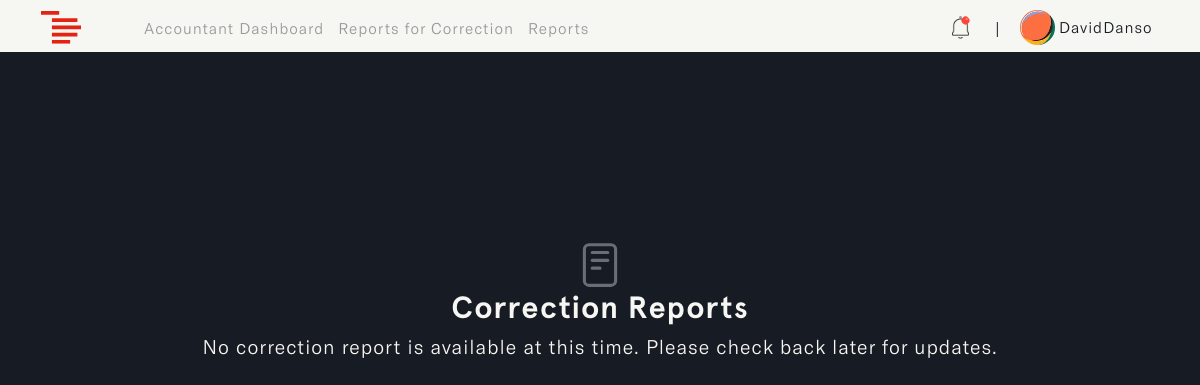
The app's page /accountant/corrections (signed in), older data.
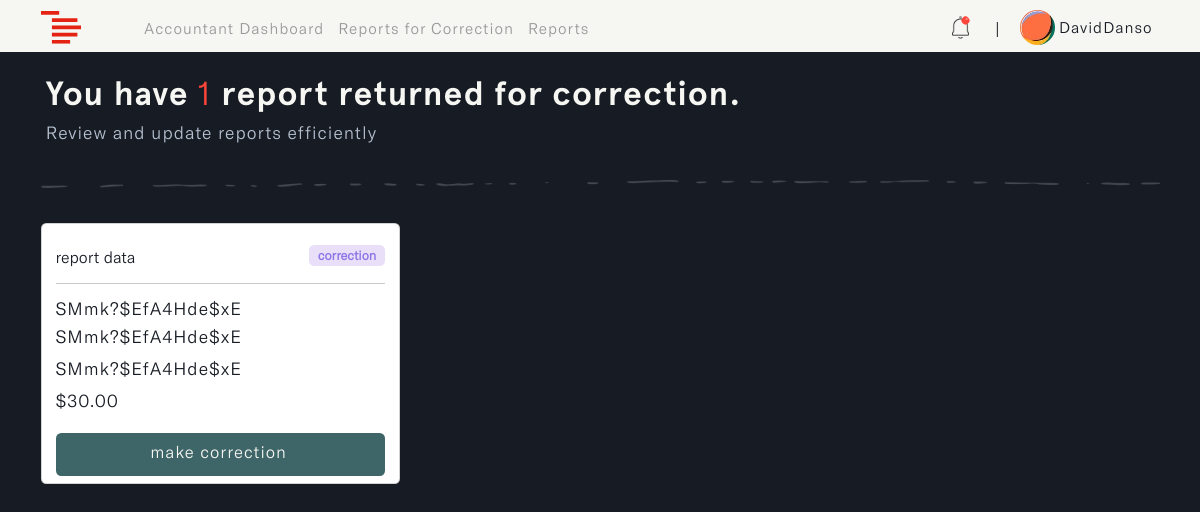
The same page, newer data.
### reports/models.py (models this page shows, shortened)
class Report(models.Model):
    STATUS = (
        ('pending', 'pending'),
        ('correction', 'correction'),
        ('approve', 'approve'),
        ('reject', 'reject')
    )
    account_owner = models.ForeignKey(Profile, on_delete=models.CASCADE, null=True, db_index=True)
    description = models.TextField(null=True, blank=True, db_index=True)
    main_category = models.CharField(max_length=255, null=True, blank=True, db_index=True)
    sub_category = models.CharField(max_length=255, null=True, blank=True, db_index=True)
    status = models.CharField(max_length=255, default="pending", null=True, blank=True, choices=STATUS, db_index=True)
    payment = models.DecimalField(max_digits=10, decimal_places=2, null=True, blank=True, default=0.00, db_index=True)
    report_note = models.TextField(null=True, blank=True, db_index=True)
    updated_time_stamp = models.DateTimeField(auto_now=True, db_index=True)
    created_time_stamp = models.DateTimeField(auto_now_add=True, db_index=True)
    id = models.UUIDField(default=uuid.uuid4, primary_key=True, unique=True, editable=False)
    class Meta:
        ordering = ['-updated_time_stamp']

### accountant/views.py (the view)
# urls.py: path('corrections', views.corrections_page, name='corrections'),
@login_required(login_url='login')
def corrections_page(request):
    user = request.user.profile
    correction_reports = Report.objects.filter(status='correction', account_owner=user)
    correction_count = correction_reports.count()
    context = {
        'correction_reports': correction_reports,  # List of correction reports
        'correction_count': correction_count,      # Total count of correction reports
    }
    return render(request, 'accountant/corrections.html', context)

### accountant/templates/accountant/corrections.html (shortened to what this page needs)
{% load static %}
{% load widget_tweaks %}
{% load humanize %}
<!DOCTYPE html>
<html lang="en" class="js has-scroll-init has-scroll-smooth">
  <head>
    <link rel="stylesheet" href="{% static '/css/bootstrap.min.css' %}" />
    <link rel="stylesheet" href="{% static '/css/corrections.css' %}" />
  </head>
  <body
    id="pageTop"
    class="page-content"
    data-spy="scroll"
    data-target="#mainNav"
  >
    {% include 'nav.html' %}
    <main>
      <div data-scroll class="page page--layout-2" id="main">
        {% if correction_reports %}
        <div id="hero">
          <div class="container-fluid">
            <div class="hero-intro">
              <h1>
                You have <span>{{correction_count}}</span>
                report{{ correction_count|pluralize }} returned for correction.
              </h1>
              <p>Review and update reports efficiently</p>
            </div>
          </div>
        </div>
        <div id="correction">
          <div class="container">
            <img
              src="{% static 'images/line.png'%}"
              class="img-fluid d-flex mx-auto"
              id="page_line"
              alt="page_line"
            />
            <div class="row">
              {% for report in correction_reports %}
              <div class="col-md-4" id="correction-card">
                <div class="card">
                  <div class="card-body">
                    <small
                      >report data
                      <span class="badge correction">correction</span></small
                    >
                    <hr />
                    <h3 id="description">
                      {{report.description|truncatechars:40}}
                    </h3>
                    <h3 id="main_cat">
                      {{report.main_category|truncatechars:30}}
                    </h3>
                    <h3 id="sub_cat">
                      {{report.sub_category|truncatechars:30}}
                    </h3>
                    <h3 id="payment">
                      ${{ report.payment|floatformat:2|intcomma }}
                    </h3>
                    <div class="d-grid gap-2">
                      <a
                        href="{% url 'make-correction' report.id %}"
                        id="correction_btn"
                        class="btn"
                      >
                         make
                        correction
                      </a>
                    </div>
                  </div>
                </div>
              </div>
              {% endfor %}
            </div>
          </div>
        </div>
        {% else %}
        <div id="no-data">
          <img
            src="{% static 'images/report-img.svg' %}"
            class="img-fluid d-flex mx-auto"
            id="report_img"
            alt="report_img"
          />
          <h2>Correction Reports</h2>
          <p>
            No correction report is available at this time. Please check back
            later for updates.
          </p>
        </div>
        {% endif %}
      </div>
    </main>
  </body>
</html>

Row changes from the older to the newer data that the page shows:
now on this page (row edited): Report: description "SMmk?$EfA4Hde$xE", main_category "SMmk?$EfA4Hde$xE", sub_category "SMmk?$EfA4Hde$xE", payment "30.00"
Text that changed along with them:
{{ correction_count }}: (not shown) → "1"
text no longer shown: "Correction Reports No correction report is available at this time. Please check back later for updates."
text now shown: "You have report returned for correction. Review and update reports efficiently"
